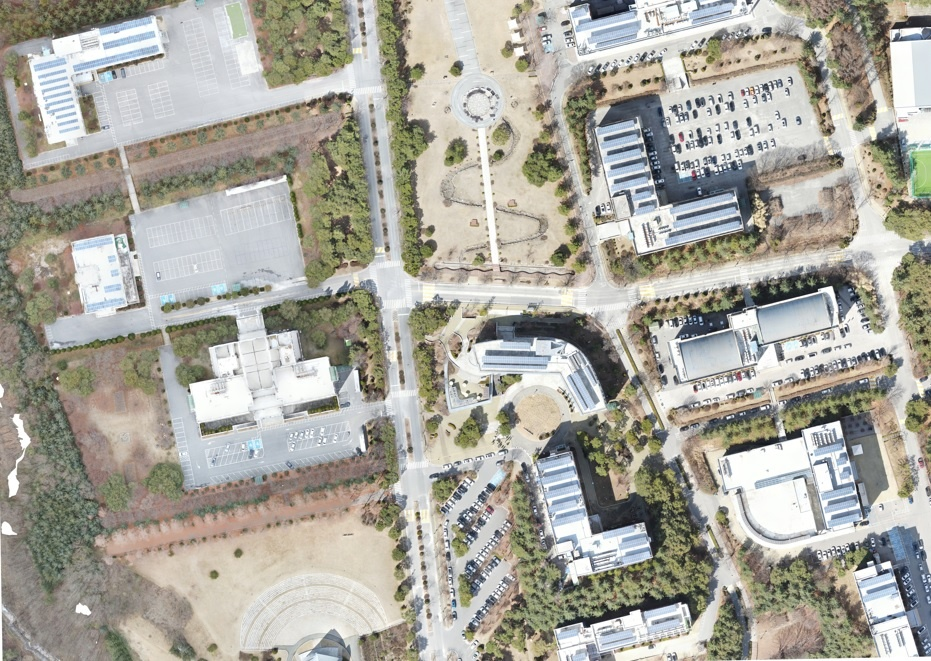
#> input picture map.jpg, 931 x 661 px
$ python test1.py
#> lines starting #> are read from the running program, lines starting #| are printed output that depends on the picture; after the words box and inside, x2 and y2 are one past the last pixel; in counts of white or black regions, pixels touching at a corner belong together
import cv2
import math

import numpy as np

# 사용자 위치 좌표와 바라보는 방향의 각도
user_location = (200, 200)
user_direction = 90  # 북동쪽을 기준으로 시계방향으로 회전한 각도

# map 이미지 파일 로드
map_img = cv2.imread('map.jpg')
#> map_img is the input picture: shape (661, 931, 3); mean B, G, R 157.4, 166.9, 168.9

# 사용자 위치 좌표와 바라보는 방향 시각화
cv2.circle(map_img, user_location, 5, (0, 0, 255), -1)
#> map_img: shape (661, 931, 3); 0.01% of pixels changed, all inside (x1, y1, x2, y2) = (195, 195, 206, 206)
cv2.arrowedLine(map_img, user_location, (user_location[0]+int(50*math.cos(math.radians(user_direction))),
                                          user_location[1]+int(50*math.sin(math.radians(user_direction)))),
                (0, 255, 0), thickness=2, tipLength=0.3)
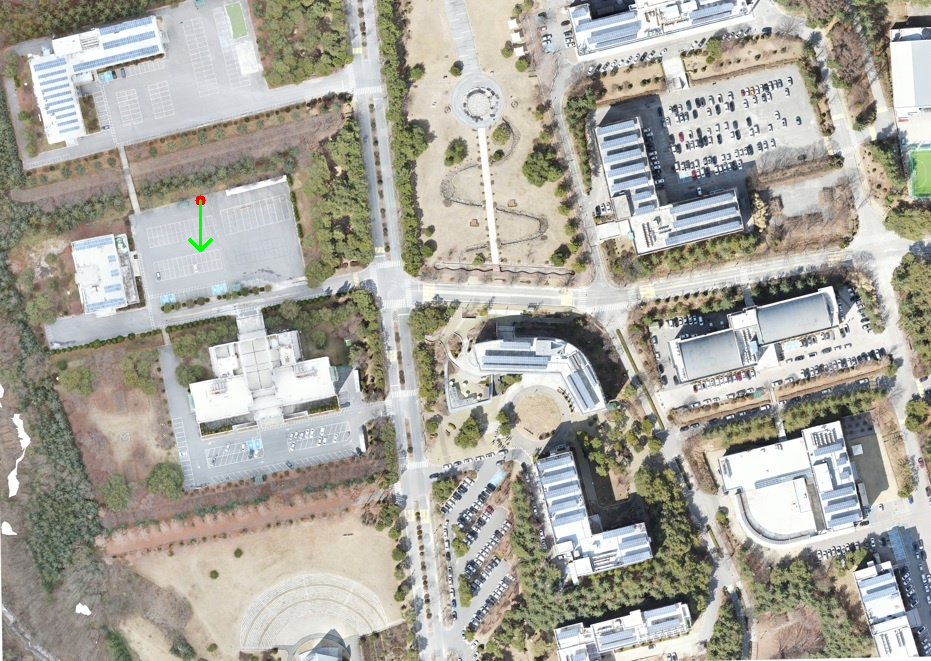
#> map_img: shape (661, 931, 3); mean B, G, R 157.3, 166.9, 168.8

# 마우스 이벤트 콜백 함수 정의
# [97 lines left out: function mouse_callback, not called in this run]

$ run again, with lo4.jpg copied over map.jpg
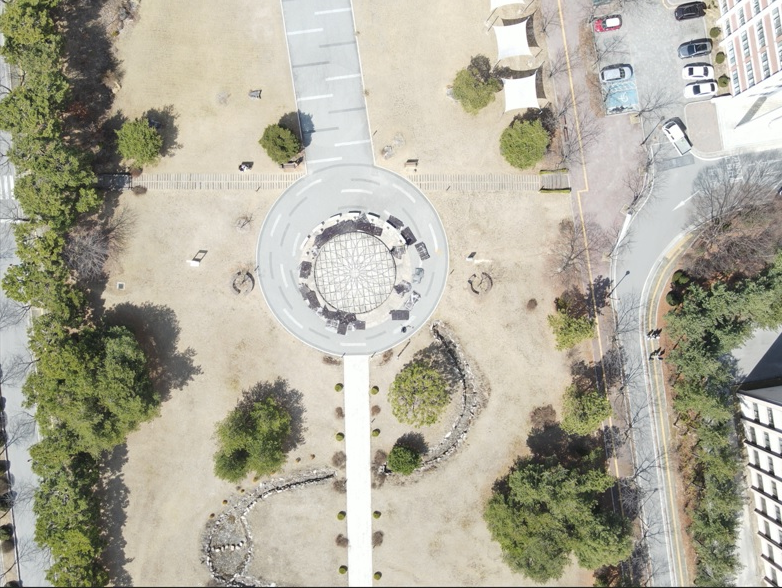
#> input picture lo4.jpg, 782 x 588 px
#> map_img is the input picture: shape (588, 782, 3); mean B, G, R 157, 172.8, 175.8
#> `cv2.arrowedLine(map_img, user_location, (user_location[0]+int(50*math...`:
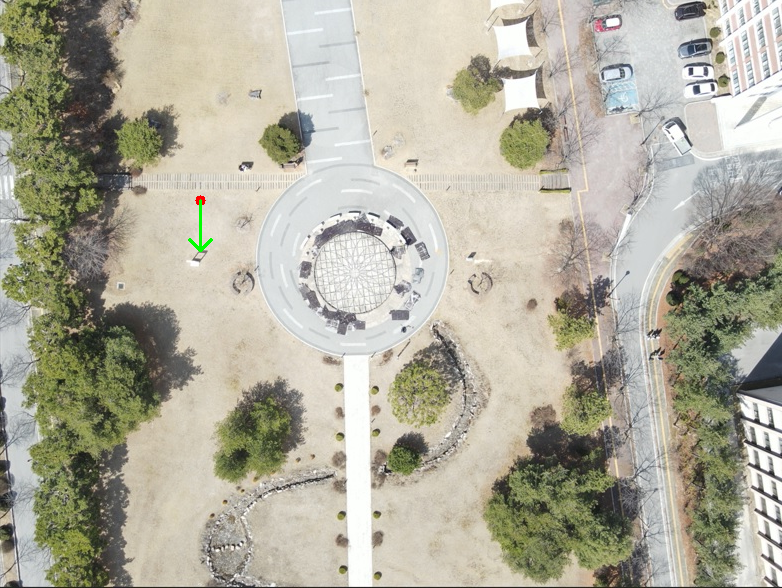
#> map_img: shape (588, 782, 3); mean B, G, R 156.8, 172.8, 175.7
